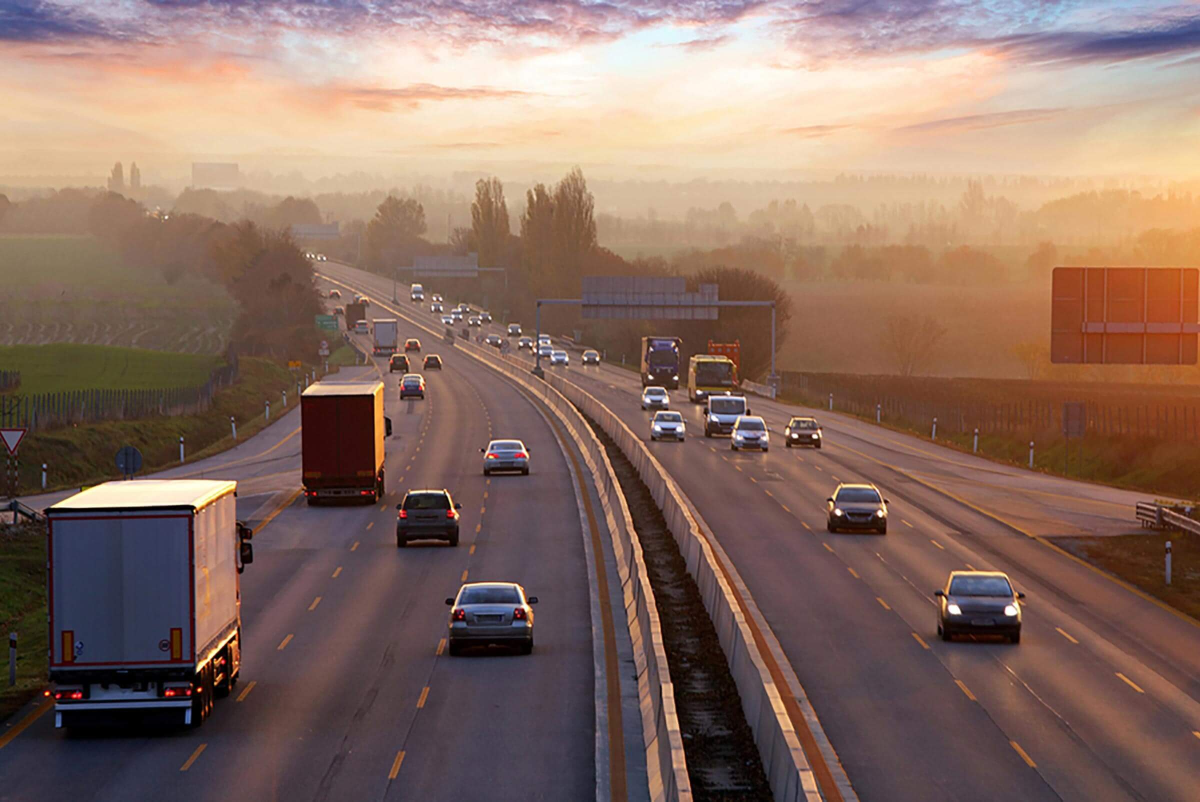
#> input picture image_processing/road.jpg, 2400 x 1603 px (shown at 1/2 size)
$ jupyter execute Untitled.ipynb
#> lines starting #> are read from the running program, lines starting #| are printed output that depends on the picture
[cell 1]
import cv2
img=cv2.imread('road.jpg')
#> img is the input picture: shape (1603, 2400, 3); mean B, G, R 98.4, 109.4, 136.3
w,h=img.shape[:2][0],img.shape[:2][0]
#> w = 1603; h = 1603

[cell 2]
img=cv2.imread('road.jpg')

w,h=img.shape[:2]
#> h = 2400
# Python code to read image
# Creating GUI window to display an image on screen
# first Parameter is windows title (should be in string format)
# Second Parameter is image array
cv2.imshow("Cute Kitens", img)

# To hold the window on screen, we use cv2.waitKey method
# Once it detected the close input, it will release the control
# To the next line
# First Parameter is for holding screen for specified milliseconds
# It should be positive integer. If 0 pass an parameter, then it will
# hold the screen until user close it.
cv2.waitKey(0)

# It is for removing/deleting created GUI window from screen
# and memory
cv2.destroyAllWindows()

[cell 3]
b,g,r=img[11,10]
#> b = 145; g = 91; r = 80
b,g,r
#> Out = (145, 91, 80)

[cell 4]
roi=img[2:40,7:80]
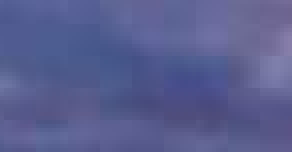
#> roi: shape (38, 73, 3) (shown 4 times larger); mean B, G, R 143.8, 93.8, 88.5
roi
# Using cv2.imshow() method
# Displaying the image

[cell 5]
#resize
img2=cv2.resize(img,(400,400))
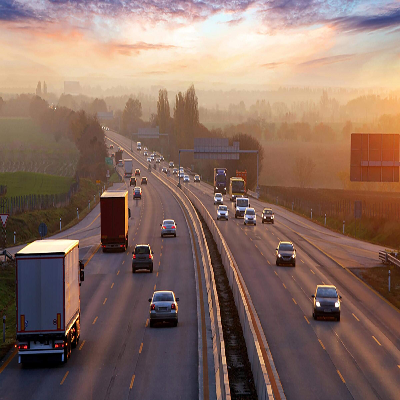
#> img2: shape (400, 400, 3); mean B, G, R 98.3, 109.3, 136.2
#maintaining aspect ratio
#ratio=w/800
#h=h*ratio,w=800

[cell 6]
# Calculating the center of the image
center = (w // 2, h // 2)
#> center = (801, 1200)

# Generating a rotation matrix
matrix = cv2.getRotationMatrix2D(center, -45, 1.0)

# Performing the affine transformation
rotated = cv2.warpAffine(img, matrix, (w, h))
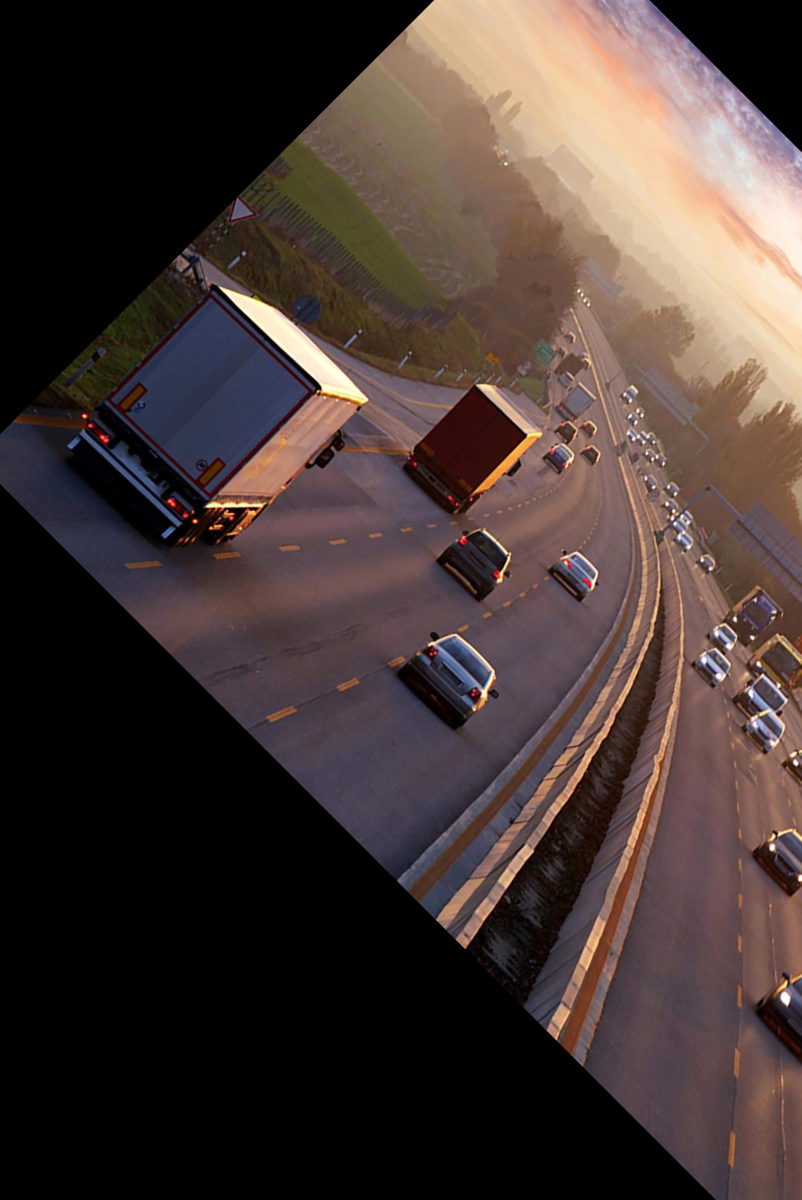
#> rotated: shape (2400, 1603, 3) (shown at 1/2 size); mean B, G, R 53, 56.5, 70.2

[cell 7]
# We are copying the original image,
# as it is an in-place operation.
output = img.copy()

# Using the rectangle() function to create a rectangle.
rectangle = cv2.rectangle(output, (1500, 900),
						(600, 400), (255, 0, 0), 2)

[cell 8]
# Copying the original image
output = img.copy()

# Adding the text using putText() function
text = cv2.putText(output, 'OpenCV Demo', (500, 550),
				cv2.FONT_HERSHEY_SIMPLEX, 4, (255, 0, 0), 2)

$ run again, with image_processing/download.jpg copied over image_processing/road.jpg
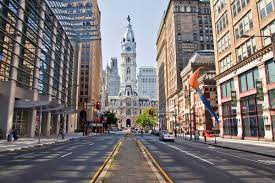
#> input picture image_processing/download.jpg, 275 x 183 px
#> img is the input picture: shape (183, 275, 3); mean B, G, R 116.8, 117.8, 125.3
#> b = 0; g = 2; r = 0
#> Out = (0, 2, 0)
#> `img2=cv2.resize(img,(400,400))`:
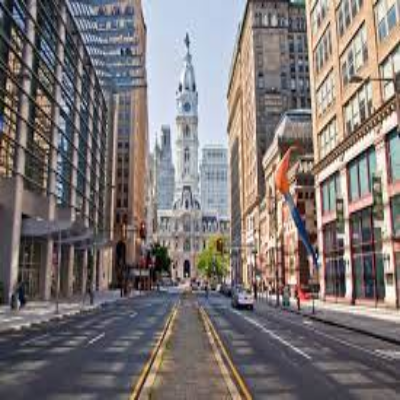
#> img2: shape (400, 400, 3); mean B, G, R 116.7, 117.7, 125.2
#> `rotated = cv2.warpAffine(img, matrix, (w, h))`:
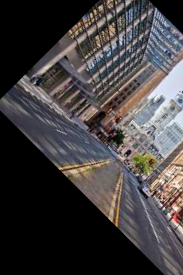
#> rotated: shape (275, 183, 3); mean B, G, R 64.7, 63.7, 67.3
